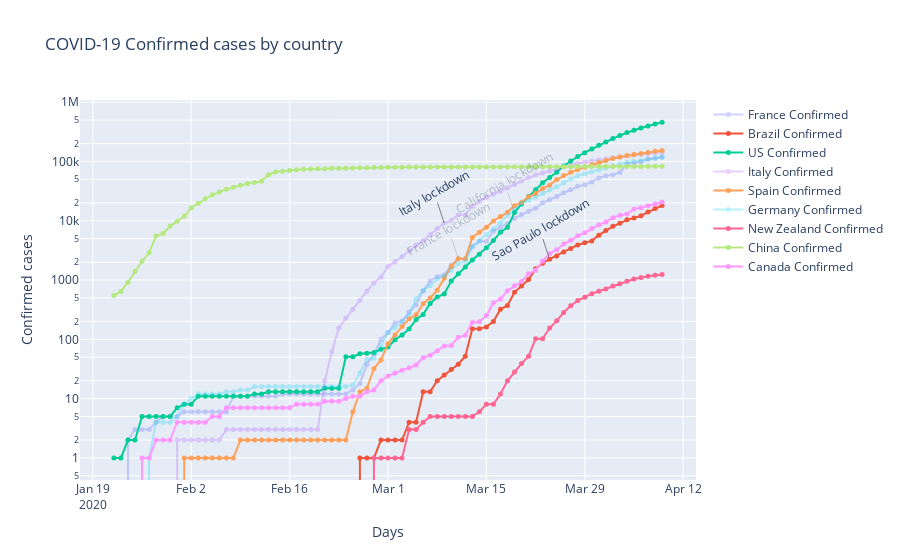

Source (notebook cell):
### Code cell
figcc = go.Figure(series)
figcc.update_layout(title_text='COVID-19 Confirmed cases by country')
figcc.update_xaxes(title_text='Days')
figcc.update_yaxes(title_text='Confirmed cases', type='log')
figcc.add_annotation(
        x='2020-03-24',
        y=math.log(2247,10), xref="x", yref="y",
        text="Sao Paulo lockdown", textangle = 330, showarrow=True, arrowcolor='grey')
figcc.add_annotation(
        x='2020-03-09',
        y=math.log(9172,10), xref="x", yref="y",
        text="Italy lockdown", textangle = 330, showarrow=True, arrowcolor='grey')
figcc.add_annotation(
        x='2020-03-11',
        y=math.log(2293,10), xref="x", yref="y",
        text="France lockdown", textangle = 330, showarrow=True, arrowcolor='grey', opacity=0.3)
figcc.add_annotation(
        x='2020-03-19',
        y=math.log(13677,10), xref="x", yref="y",
        text="California lockdown", textangle = 330, showarrow=True, arrowcolor='grey', opacity=0.3)
#py.iplot(figcc, file='covid-19.html', auto_open=False)
figcc.show()
